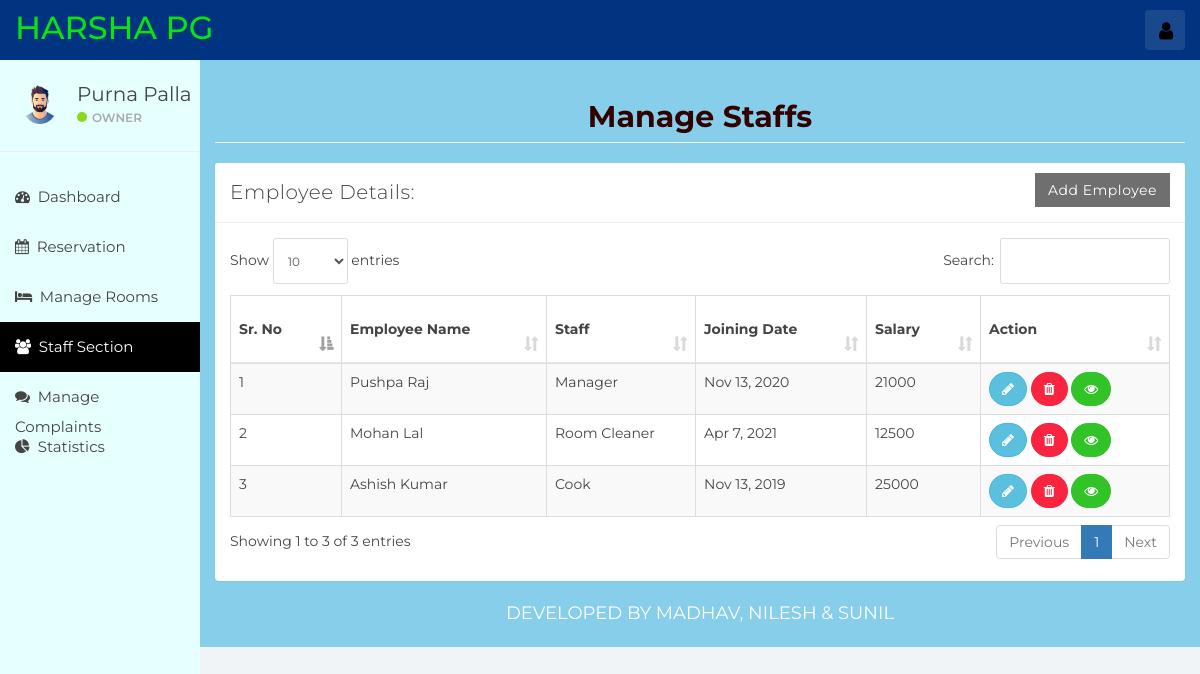
Screenshot of /index.php?staff_mang (signed in) with the database file from the repository.
### tables this page shows
CREATE TABLE `staff` (
  `emp_id` int(11) NOT NULL,
  `emp_name` varchar(100) NOT NULL,
  `staff_type_id` int(11) NOT NULL,
  `shift_id` int(11) NOT NULL,
  `id_card_type` int(11) NOT NULL,
  `id_card_no` varchar(20) NOT NULL,
  `address` varchar(100) NOT NULL,
  `contact_no` bigint(20) NOT NULL,
  `salary` bigint(20) NOT NULL,
  `joining_date` timestamp NOT NULL DEFAULT CURRENT_TIMESTAMP,
  `updated_at` timestamp NOT NULL DEFAULT CURRENT_TIMESTAMP ON UPDATE CURRENT_TIMESTAMP
);

CREATE TABLE `staff_type` (
  `staff_type_id` int(10) NOT NULL,
  `staff_type` varchar(100) NOT NULL
);

### staff_mang.php (the view, shortened to what this page needs)
<div class="col-sm-9 col-sm-offset-3 col-lg-10 col-lg-offset-2 main">
    <div class="row"  style="background-color:skyblue;" >
			<div class="col-lg-12" style="background-color:skyblue;">
			<h3 class="page-header" style="font-weight: 700;text-align:center;font-size:30px;color:#330000">Manage Staffs</h3>
			</div>
		</div>
    <div class="row" style="background-color:skyblue;" >
        <div class="col-lg-12" style="background-color:skyblue;" >
            <div class="panel panel-default">
                <div class="panel-heading">Employee Details:
                    <a href="index.php?add_emp" class="btn btn-secondary pull-right" style="border-radius:0%">Add Employee</a>
                </div>
                <div class="panel-body">
                    <table class="table table-striped table-bordered table-responsive" cellspacing="0" width="100%"
                           id="rooms">
                        <thead>
                        <tr>
                            <th>Sr. No</th>
                            <th>Employee Name</th>
                            <th>Staff</th>
                            <th>Joining Date</th>
                            <th>Salary</th>
                            <th>Action</th>
                        </tr>
                        </thead>
                        <tbody>
                        <?php
                        $staff_query = "SELECT * FROM staff  NATURAL JOIN staff_type NATURAL JOIN shift";
                        $staff_result = mysqli_query($connection, $staff_query);
                        if (mysqli_num_rows($staff_result) > 0) {
                            while ($staff = mysqli_fetch_assoc($staff_result)) { ?>
                                <tr>
                                    <td><?php echo $staff['emp_id']; ?></td>
                                    <td><?php echo $staff['emp_name']; ?></td>
                                    <td><?php echo $staff['staff_type']; ?></td>
                                    <td><?php echo date('M j, Y', strtotime($staff['joining_date'])); ?></td>
                                    <td><?php echo $staff['salary']; ?></td>
                                    <td>
                                        <button data-toggle="modal"
                                                data-target="#empDetail<?php echo $staff['emp_id']; ?>"
                                                data-id="<?php echo $staff['emp_id']; ?>" id="editEmp"
                                                class="btn btn-info" style="border-radius:60px;"><i class="fa fa-pencil"></i></button>
                                        <a href='functionmis.php?empid=<?php echo $staff['emp_id']; ?>'
                                           class="btn btn-danger" onclick="return confirm('Are you Sure?')" style="border-radius:60px;"><i
                                                    class="fa fa-trash"></i></a>
                                        <a href='index.php?emp_history&empid=<?php echo $staff['emp_id']; ?>'
                                           class="btn btn-success" title="Employee Histery" style="border-radius:60px;"><i class="fa fa-eye"></i></a>
                                    </td>
                                </tr>
                                <?php
                            }
                        }
                        ?>
                        </tbody>
                    </table>
                </div>
            </div>
        </div>
    </div>
    <div class="row" style="background-color:skyblue;" >
        <div class="col-sm-12">
        <p class="back-link" style="color:white;font-size:18px">Developed By Madhav, Nilesh & Sunil</p>
        </div>
    </div>
</div>

### css/styles.css (style rules this page uses)
body { background: #f1f4f7; padding-top: 60px; font-size: 14px; color: #444444; font-family: "Montserrat", "Helvetica Neue", Helvetica, Arial, sans-serif; }
p { color: #777; }
a, a:hover, a:focus { color: #444444; }
h1, h2, h3, h4, h5, h6 { color: #444444; }
h3, h4 { font-weight: 300; }
.btn-secondary, .btn-secondary:hover, .btn-secondary:focus, .btn-secondary:active, .btn-secondary.active, .open > .dropdown-toggle.btn-secondary, .btn-secondary.disabled, .btn-secondary[disabled], fieldset[disabled] .btn-secondary, .btn-secondary.disabled:hover, .btn-secondary[disabled]:hover, fieldset[disabled] .btn-secondary:hover, .btn-secondary.disabled:focus, .btn-secondary[disabled]:focus, fieldset[disabled] .btn-secondary:focus, .btn-secondary.disabled:active, .btn-secondary[disabled]:active, fieldset[disabled] .btn-secondary:active, .btn-secondary.disabled.active, .btn-secondary[disabled].active, fieldset[disabled] .btn-secondary.active { background-color: #6f6f6f; border-color: #6f6f6f; color: white; }
.btn-success, .btn-success:hover, .btn-success:focus, .btn-success:active, .btn-success.active, .open > .dropdown-toggle.btn-success, .btn-success.disabled, .btn-success[disabled], fieldset[disabled] .btn-success, .btn-success.disabled:hover, .btn-success[disabled]:hover, fieldset[disabled] .btn-success:hover, .btn-success.disabled:focus, .btn-success[disabled]:focus, fieldset[disabled] .btn-success:focus, .btn-success.disabled:active, .btn-success[disabled]:active, fieldset[disabled] .btn-success:active, .btn-success.disabled.active, .btn-success[disabled].active, fieldset[disabled] .btn-success.active { background-color: #32c328; border-color: #32c328; }
.btn-danger, .btn-danger:hover, .btn-danger:focus, .btn-danger:active, .btn-danger.active, .open > .dropdown-toggle.btn-danger, .btn-danger.disabled, .btn-danger[disabled], fieldset[disabled] .btn-danger, .btn-danger.disabled:hover, .btn-danger[disabled]:hover, fieldset[disabled] .btn-danger:hover, .btn-danger.disabled:focus, .btn-danger[disabled]:focus, fieldset[disabled] .btn-danger:focus, .btn-danger.disabled:active, .btn-danger[disabled]:active, fieldset[disabled] .btn-danger:active, .btn-danger.disabled.active, .btn-danger[disabled].active, fieldset[disabled] .btn-danger.active { background-color: #f9243f; border-color: #f9243f; }
.panel { border: 0; }
.panel-heading { font-size: 20px; font-weight: 300; letter-spacing: 0.025em; height: 60px; line-height: 38px; }
.panel-default .panel-heading { background: #fff; border-bottom: 1px solid #e9ecf2; color: #444444; }
.table { background: #fff; }
.table > thead > tr > th { border-bottom: 1px solid #e6e7e8; vertical-align: middle; height: 50px; }
p.back-link { text-align: center; margin-bottom: 20px; font-size: 12px; text-transform: uppercase; }

### rows the page displays
staff: emp_id "1", emp_name "Pushpa Raj", staff_type.staff_type "Manager", joining_date "Nov 13, 2020", salary "21000"
staff: emp_id "2", emp_name "Mohan Lal", staff_type.staff_type "Room Cleaner", joining_date "Apr 7, 2021", salary "12500"
staff: emp_id "3", emp_name "Ashish Kumar", staff_type.staff_type "Cook", joining_date "Nov 13, 2019", salary "25000"
